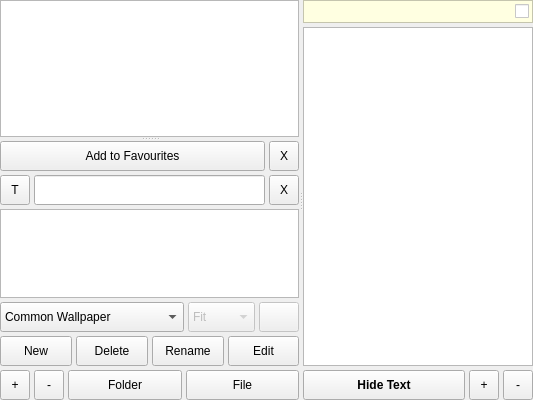
            <widget class="QSplitter" name="splitter2">
             <property name="orientation">
              <enum>Qt::Horizontal</enum>
             </property>
             <widget class="QSplitter" name="splitter1">
              <property name="orientation">
               <enum>Qt::Vertical</enum>
              </property>
              <property name="childrenCollapsible">
               <bool>false</bool>
              </property>
              <widget class="QListWidget" name="lwSongsFavourites">
               <property name="dragDropMode">
                <enum>QAbstractItemView::DragDrop</enum>
               </property>
               <property name="defaultDropAction">
                <enum>Qt::MoveAction</enum>
               </property>
               <property name="movement">
                <enum>QListView::Free</enum>
               </property>
               <property name="currentRow">
                <number>-1</number>
               </property>
              </widget>
              <widget class="QWidget" name="layoutWidget1">
               <layout class="QVBoxLayout" name="verticalLayout_2">
                <property name="spacing">
                 <number>4</number>
                </property>
                <item>
                 <widget class="QFrame" name="frameSongsFavourites">
                  <property name="minimumSize">
                   <size>
                    <width>0</width>
                    <height>30</height>
                   </size>
                  </property>
                  <property name="frameShape">
                   <enum>QFrame::NoFrame</enum>
                  </property>
                  <layout class="QHBoxLayout" name="horizontalLayout_6">
                   <property name="spacing">
                    <number>4</number>
                   </property>
                   <property name="leftMargin">
                    <number>0</number>
                   </property>
                   <property name="topMargin">
                    <number>0</number>
                   </property>
                   <property name="rightMargin">
                    <number>0</number>
                   </property>
                   <property name="bottomMargin">
                    <number>0</number>
                   </property>
                   <item>
                    <widget class="QPushButton" name="btnTabSongsAddToFavourites">
                     <property name="sizePolicy">
                      <sizepolicy hsizetype="Preferred" vsizetype="Preferred">
                       <horstretch>0</horstretch>
                       <verstretch>0</verstretch>
                      </sizepolicy>
                     </property>
                     <property name="toolTip">
                      <string>Add to Favourites (Key 'Ins' or drag and drop)</string>
                     </property>
                     <property name="text">
                      <string>Add to Favourites</string>
                     </property>
                     <property name="shortcut">
                      <string>Ins</string>
                     </property>
                    </widget>
                   </item>
                   <item>
                    <widget class="QToolButton" name="btnTabSongsDeleteFromFavourites">
                     <property name="sizePolicy">
                      <sizepolicy hsizetype="Fixed" vsizetype="Preferred">
                       <horstretch>0</horstretch>
                       <verstretch>0</verstretch>
                      </sizepolicy>
                     </property>
                     <property name="minimumSize">
                      <size>
                       <width>30</width>
                       <height>0</height>
                      </size>
                     </property>
                     <property name="toolTip">
                      <string>Delete from Favourites</string>
                     </property>
                     <property name="text">
                      <string notr="true">X</string>
                     </property>
                    </widget>
                   </item>
                  </layout>
                 </widget>
                </item>
                <item>
                 <widget class="QFrame" name="frameSongsFilter">
                  <property name="minimumSize">
                   <size>
                    <width>0</width>
                    <height>30</height>
                   </size>
                  </property>
                  <property name="frameShape">
                   <enum>QFrame::NoFrame</enum>
                  </property>
                  <layout class="QHBoxLayout" name="horizontalLayout_5">
                   <property name="spacing">
                    <number>4</number>
                   </property>
                   <property name="leftMargin">
                    <number>0</number>
                   </property>
                   <property name="topMargin">
                    <number>0</number>
                   </property>
                   <property name="rightMargin">
                    <number>0</number>
                   </property>
                   <property name="bottomMargin">
                    <number>0</number>
                   </property>
                   <item>
                    <widget class="QToolButton" name="btnTabSongsFilterSearchInText">
                     <property name="sizePolicy">
                      <sizepolicy hsizetype="Fixed" vsizetype="Preferred">
                       <horstretch>0</horstretch>
                       <verstretch>0</verstretch>
                      </sizepolicy>
                     </property>
                     <property name="minimumSize">
                      <size>
                       <width>30</width>
                       <height>0</height>
                      </size>
                     </property>
                     <property name="toolTip">
                      <string>Search in the text</string>
                     </property>
                     <property name="text">
                      <string>T</string>
                     </property>
                     <property name="checkable">
                      <bool>true</bool>
                     </property>
                    </widget>
                   </item>
                   <item>
                    <widget class="QLineEdit" name="leTabSongsFilter">
                     <property name="sizePolicy">
                      <sizepolicy hsizetype="Preferred" vsizetype="Preferred">
                       <horstretch>0</horstretch>
                       <verstretch>0</verstretch>
                      </sizepolicy>
                     </property>
                     <property name="font">
                      <font>
                       <pointsize>10</pointsize>
                      </font>
                     </property>
                     <property name="toolTip">
                      <string>Filter</string>
                     </property>
                     <property name="text">
                      <string/>
                     </property>
                    </widget>
                   </item>
                   <item>
                    <widget class="QToolButton" name="btnTabSongsClearFilter">
                     <property name="sizePolicy">
                      <sizepolicy hsizetype="Fixed" vsizetype="Preferred">
                       <horstretch>0</horstretch>
                       <verstretch>0</verstretch>
                      </sizepolicy>
                     </property>
                     <property name="minimumSize">
                      <size>
                       <width>30</width>
                       <height>0</height>
                      </size>
                     </property>
                     <property name="toolTip">
                      <string>Clear Filter</string>
                     </property>
                     <property name="text">
                      <string notr="true">X</string>
                     </property>
                    </widget>
                   </item>
                  </layout>
                 </widget>
                </item>
                <item>
                 <widget class="QListWidget" name="lwSongs">
                  <property name="contextMenuPolicy">
                   <enum>Qt::CustomContextMenu</enum>
                  </property>
                  <property name="dragDropMode">
                   <enum>QAbstractItemView::DragOnly</enum>
                  </property>
                  <property name="currentRow">
                   <number>-1</number>
                  </property>
                 </widget>
                </item>
                <item>
                 <widget class="QFrame" name="frameCustomWallpaper">
                  <property name="minimumSize">
                   <size>
                    <width>100</width>
                    <height>30</height>
                   </size>
                  </property>
                  <property name="maximumSize">
                   <size>
                    <width>16777215</width>
                    <height>30</height>
                   </size>
                  </property>
                  <property name="frameShape">
                   <enum>QFrame::NoFrame</enum>
                  </property>
                  <layout class="QHBoxLayout" name="horizontalLayout_11">
                   <property name="spacing">
                    <number>4</number>
                   </property>
                   <property name="leftMargin">
                    <number>0</number>
                   </property>
                   <property name="topMargin">
                    <number>0</number>
                   </property>
                   <property name="rightMargin">
                    <number>0</number>
                   </property>
                   <property name="bottomMargin">
                    <number>0</number>
                   </property>
                   <item>
                    <widget class="QComboBox" name="cbTabSongsWallpaper">
                     <property name="sizePolicy">
                      <sizepolicy hsizetype="Expanding" vsizetype="Preferred">
                       <horstretch>0</horstretch>
                       <verstretch>0</verstretch>
                      </sizepolicy>
                     </property>
                     <item>
                      <property name="text">
                       <string>Common Wallpaper</string>
                      </property>
                     </item>
                     <item>
                      <property name="text">
                       <string>Personal Wallpaper</string>
                      </property>
                     </item>
                    </widget>
                   </item>
                   <item>
                    <widget class="QComboBox" name="cbTabSongsWallpaperPosition">
                     <property name="enabled">
                      <bool>false</bool>
                     </property>
                     <property name="sizePolicy">
                      <sizepolicy hsizetype="Preferred" vsizetype="Preferred">
                       <horstretch>0</horstretch>
                       <verstretch>0</verstretch>
                      </sizepolicy>
                     </property>
                     <item>
                      <property name="text">
                       <string>Fit</string>
                      </property>
                     </item>
                     <item>
                      <property name="text">
                       <string>Fit Ex</string>
                      </property>
                     </item>
                     <item>
                      <property name="text">
                       <string>Stretch</string>
                      </property>
                     </item>
                     <item>
                      <property name="text">
                       <string>1:1</string>
                      </property>
                     </item>
                    </widget>
                   </item>
                   <item>
                    <widget class="QPushButton" name="btnTabSongsWallpaper">
                     <property name="enabled">
                      <bool>false</bool>
                     </property>
                     <property name="sizePolicy">
                      <sizepolicy hsizetype="Fixed" vsizetype="Preferred">
                       <horstretch>0</horstretch>
                       <verstretch>0</verstretch>
                      </sizepolicy>
                     </property>
                     <property name="minimumSize">
                      <size>
                       <width>30</width>
                       <height>0</height>
                      </size>
                     </property>
                     <property name="text">
                      <string/>
                     </property>
                    </widget>
                   </item>
                  </layout>
                 </widget>
                </item>
                <item>
                 <widget class="QFrame" name="frameSongsFile">
                  <property name="minimumSize">
                   <size>
                    <width>100</width>
                    <height>30</height>
                   </size>
                  </property>
                  <property name="maximumSize">
                   <size>
                    <width>16777215</width>
                    <height>30</height>
                   </size>
                  </property>
                  <property name="frameShape">
                   <enum>QFrame::NoFrame</enum>
                  </property>
                  <layout class="QHBoxLayout" name="horizontalLayout_8">
                   <property name="spacing">
                    <number>4</number>
                   </property>
                   <property name="leftMargin">
                    <number>0</number>
                   </property>
                   <property name="topMargin">
                    <number>0</number>
                   </property>
                   <property name="rightMargin">
                    <number>0</number>
                   </property>
                   <property name="bottomMargin">
                    <number>0</number>
                   </property>
                   <item>
                    <widget class="QPushButton" name="btnTabSongsNew">
                     <property name="sizePolicy">
                      <sizepolicy hsizetype="Preferred" vsizetype="Preferred">
                       <horstretch>0</horstretch>
                       <verstretch>0</verstretch>
                      </sizepolicy>
                     </property>
                     <property name="toolTip">
                      <string>Create New Text File</string>
                     </property>
                     <property name="text">
                      <string>New</string>
                     </property>
                    </widget>
                   </item>
                   <item>
                    <widget class="QPushButton" name="btnTabSongsDelete">
                     <property name="sizePolicy">
                      <sizepolicy hsizetype="Preferred" vsizetype="Preferred">
                       <horstretch>0</horstretch>
                       <verstretch>0</verstretch>
                      </sizepolicy>
                     </property>
                     <property name="toolTip">
                      <string>Delete Current File</string>
                     </property>
                     <property name="text">
                      <string>Delete</string>
                     </property>
                    </widget>
                   </item>
                   <item>
                    <widget class="QPushButton" name="btnTabSongsRename">
                     <property name="sizePolicy">
                      <sizepolicy hsizetype="Preferred" vsizetype="Preferred">
                       <horstretch>0</horstretch>
                       <verstretch>0</verstretch>
                      </sizepolicy>
                     </property>
                     <property name="toolTip">
                      <string>Rename Current File</string>
                     </property>
                     <property name="text">
                      <string>Rename</string>
                     </property>
                    </widget>
                   </item>
                   <item>
                    <widget class="QPushButton" name="btnTabSongsEdit">
                     <property name="sizePolicy">
                      <sizepolicy hsizetype="Preferred" vsizetype="Preferred">
                       <horstretch>0</horstretch>
                       <verstretch>0</verstretch>
                      </sizepolicy>
                     </property>
                     <property name="toolTip">
                      <string>Edit Current File</string>
                     </property>
                     <property name="text">
                      <string>Edit</string>
                     </property>
                    </widget>
                   </item>
                  </layout>
                 </widget>
                </item>
                <item>
                 <widget class="QFrame" name="frameSongs">
                  <property name="minimumSize">
                   <size>
                    <width>100</width>
                    <height>30</height>
                   </size>
                  </property>
                  <property name="maximumSize">
                   <size>
                    <width>16777215</width>
                    <height>30</height>
                   </size>
                  </property>
                  <property name="frameShape">
                   <enum>QFrame::NoFrame</enum>
                  </property>
                  <layout class="QHBoxLayout" name="horizontalLayout">
                   <property name="spacing">
                    <number>4</number>
                   </property>
                   <property name="leftMargin">
                    <number>0</number>
                   </property>
                   <property name="topMargin">
                    <number>0</number>
                   </property>
                   <property name="rightMargin">
                    <number>0</number>
                   </property>
                   <property name="bottomMargin">
                    <number>0</number>
                   </property>
                   <item>
                    <widget class="QToolButton" name="btnTabSongsSizeInS">
                     <property name="sizePolicy">
                      <sizepolicy hsizetype="Fixed" vsizetype="Preferred">
                       <horstretch>0</horstretch>
                       <verstretch>0</verstretch>
                      </sizepolicy>
                     </property>
                     <property name="minimumSize">
                      <size>
                       <width>30</width>
                       <height>0</height>
                      </size>
                     </property>
                     <property name="text">
                      <string notr="true">+</string>
                     </property>
                    </widget>
                   </item>
                   <item>
                    <widget class="QToolButton" name="btnTabSongsSizeOutS">
                     <property name="sizePolicy">
                      <sizepolicy hsizetype="Fixed" vsizetype="Preferred">
                       <horstretch>0</horstretch>
                       <verstretch>0</verstretch>
                      </sizepolicy>
                     </property>
                     <property name="minimumSize">
                      <size>
                       <width>30</width>
                       <height>0</height>
                      </size>
                     </property>
                     <property name="text">
                      <string notr="true">-</string>
                     </property>
                    </widget>
                   </item>
                   <item>
                    <widget class="QPushButton" name="btnTabSongsFolder">
                     <property name="sizePolicy">
                      <sizepolicy hsizetype="Preferred" vsizetype="Preferred">
                       <horstretch>0</horstretch>
                       <verstretch>0</verstretch>
                      </sizepolicy>
                     </property>
                     <property name="text">
                      <string>Folder</string>
                     </property>
                    </widget>
                   </item>
                   <item>
                    <widget class="QPushButton" name="btnTabSongsFile">
                     <property name="sizePolicy">
                      <sizepolicy hsizetype="Preferred" vsizetype="Preferred">
                       <horstretch>0</horstretch>
                       <verstretch>0</verstretch>
                      </sizepolicy>
                     </property>
                     <property name="text">
                      <string>File</string>
                     </property>
                     <property name="checkable">
                      <bool>true</bool>
                     </property>
                    </widget>
                   </item>
                  </layout>
                 </widget>
                </item>
               </layout>
              </widget>
             </widget>
             <widget class="QWidget" name="layoutWidget">
              <layout class="QVBoxLayout" name="verticalLayout_3">
               <property name="spacing">
                <number>4</number>
               </property>
               <item>
                <layout class="QHBoxLayout" name="horizontalLayout_9">
                 <property name="spacing">
                  <number>2</number>
                 </property>
                 <item>
                  <widget class="QFrame" name="frameShowTitle">
                   <property name="minimumSize">
                    <size>
                     <width>21</width>
                     <height>0</height>
                    </size>
                   </property>
                   <property name="palette">
                    <palette>
                     <active>
                      <colorrole role="Button">
                       <brush brushstyle="SolidPattern">
                        <color alpha="255">
                         <red>255</red>
                         <green>255</green>
                         <blue>255</blue>
                        </color>
                       </brush>
                      </colorrole>
                      <colorrole role="Base">
                       <brush brushstyle="SolidPattern">
                        <color alpha="255">
                         <red>255</red>
                         <green>255</green>
                         <blue>225</blue>
                        </color>
                       </brush>
                      </colorrole>
                      <colorrole role="Window">
                       <brush brushstyle="SolidPattern">
                        <color alpha="255">
                         <red>255</red>
                         <green>255</green>
                         <blue>225</blue>
                        </color>
                       </brush>
                      </colorrole>
                     </active>
                     <inactive>
                      <colorrole role="Button">
                       <brush brushstyle="SolidPattern">
                        <color alpha="255">
                         <red>255</red>
                         <green>255</green>
                         <blue>255</blue>
                        </color>
                       </brush>
                      </colorrole>
                      <colorrole role="Base">
                       <brush brushstyle="SolidPattern">
                        <color alpha="255">
                         <red>255</red>
                         <green>255</green>
                         <blue>225</blue>
                        </color>
                       </brush>
                      </colorrole>
                      <colorrole role="Window">
                       <brush brushstyle="SolidPattern">
                        <color alpha="255">
                         <red>255</red>
                         <green>255</green>
                         <blue>225</blue>
                        </color>
                       </brush>
                      </colorrole>
                     </inactive>
                     <disabled>
                      <colorrole role="Button">
                       <brush brushstyle="SolidPattern">
                        <color alpha="255">
                         <red>255</red>
                         <green>255</green>
                         <blue>255</blue>
                        </color>
                       </brush>
                      </colorrole>
                      <colorrole role="Base">
                       <brush brushstyle="SolidPattern">
                        <color alpha="255">
                         <red>255</red>
                         <green>255</green>
                         <blue>225</blue>
                        </color>
                       </brush>
                      </colorrole>
                      <colorrole role="Window">
                       <brush brushstyle="SolidPattern">
                        <color alpha="255">
                         <red>255</red>
                         <green>255</green>
                         <blue>225</blue>
                        </color>
                       </brush>
                      </colorrole>
                     </disabled>
                    </palette>
                   </property>
                   <property name="autoFillBackground">
                    <bool>true</bool>
                   </property>
                   <property name="frameShape">
                    <enum>QFrame::StyledPanel</enum>
                   </property>
                   <property name="frameShadow">
                    <enum>QFrame::Plain</enum>
                   </property>
                   <layout class="QGridLayout" name="gridLayout_6">
                    <property name="leftMargin">
                     <number>3</number>
                    </property>
                    <property name="topMargin">
                     <number>3</number>
                    </property>
                    <property name="rightMargin">
                     <number>3</number>
                    </property>
                    <property name="bottomMargin">
                     <number>3</number>
                    </property>
                    <property name="spacing">
                     <number>0</number>
                    </property>
                    <item row="0" column="1">
                     <widget class="QCheckBox" name="chbTabSongsShowTitle">
                      <property name="sizePolicy">
                       <sizepolicy hsizetype="Fixed" vsizetype="Fixed">
                        <horstretch>0</horstretch>
                        <verstretch>0</verstretch>
                       </sizepolicy>
                      </property>
                      <property name="palette">
                       <palette>
                        <active>
                         <colorrole role="Base">
                          <brush brushstyle="SolidPattern">
                           <color alpha="255">
                            <red>255</red>
                            <green>255</green>
                            <blue>255</blue>
                           </color>
                          </brush>
                         </colorrole>
                         <colorrole role="Window">
                          <brush brushstyle="SolidPattern">
                           <color alpha="255">
                            <red>255</red>
                            <green>255</green>
                            <blue>255</blue>
                           </color>
                          </brush>
                         </colorrole>
                        </active>
                        <inactive>
                         <colorrole role="Base">
                          <brush brushstyle="SolidPattern">
                           <color alpha="255">
                            <red>255</red>
                            <green>255</green>
                            <blue>255</blue>
                           </color>
                          </brush>
                         </colorrole>
                         <colorrole role="Window">
                          <brush brushstyle="SolidPattern">
                           <color alpha="255">
                            <red>255</red>
                            <green>255</green>
                            <blue>255</blue>
                           </color>
                          </brush>
                         </colorrole>
                        </inactive>
                        <disabled>
                         <colorrole role="Base">
                          <brush brushstyle="SolidPattern">
                           <color alpha="255">
                            <red>255</red>
                            <green>255</green>
                            <blue>255</blue>
                           </color>
                          </brush>
                         </colorrole>
                         <colorrole role="Window">
                          <brush brushstyle="SolidPattern">
                           <color alpha="255">
                            <red>255</red>
                            <green>255</green>
                            <blue>255</blue>
                           </color>
                          </brush>
                         </colorrole>
                        </disabled>
                       </palette>
                      </property>
                      <property name="toolTip">
                       <string>Show Title</string>
                      </property>
                      <property name="text">
                       <string/>
                      </property>
                     </widget>
                    </item>
                    <item row="0" column="0">
                     <widget class="QLabel" name="lblTitle"/>
                    </item>
                   </layout>
                  </widget>
                 </item>
                </layout>
               </item>
               <item>
                <widget class="QListWidget" name="lwText">
                 <property name="verticalScrollMode">
                  <enum>QAbstractItemView::ScrollPerPixel</enum>
                 </property>
                 <property name="horizontalScrollMode">
                  <enum>QAbstractItemView::ScrollPerPixel</enum>
                 </property>
                 <property name="spacing">
                  <number>1</number>
                 </property>
                </widget>
               </item>
               <item>
                <widget class="QFrame" name="frameSongs_2">
                 <property name="minimumSize">
                  <size>
                   <width>100</width>
                   <height>30</height>
                  </size>
                 </property>
                 <property name="maximumSize">
                  <size>
                   <width>16777215</width>
                   <height>30</height>
                  </size>
                 </property>
                 <property name="frameShape">
                  <enum>QFrame::NoFrame</enum>
                 </property>
                 <layout class="QHBoxLayout" name="horizontalLayout_7">
                  <property name="spacing">
                   <number>4</number>
                  </property>
                  <property name="leftMargin">
                   <number>0</number>
                  </property>
                  <property name="topMargin">
                   <number>0</number>
                  </property>
                  <property name="rightMargin">
                   <number>0</number>
                  </property>
                  <property name="bottomMargin">
                   <number>0</number>
                  </property>
                  <item>
                   <widget class="QPushButton" name="btnTabSongsHideText">
                    <property name="sizePolicy">
                     <sizepolicy hsizetype="Preferred" vsizetype="Preferred">
                      <horstretch>0</horstretch>
                      <verstretch>0</verstretch>
                     </sizepolicy>
                    </property>
                    <property name="font">
                     <font>
                      <weight>75</weight>
                      <bold>true</bold>
                     </font>
                    </property>
                    <property name="text">
                     <string>Hide Text</string>
                    </property>
                    <property name="shortcut">
                     <string>Esc</string>
                    </property>
                    <property name="checkable">
                     <bool>false</bool>
                    </property>
                   </widget>
                  </item>
                  <item>
                   <widget class="QToolButton" name="btnTabSongsSizeInT">
                    <property name="sizePolicy">
                     <sizepolicy hsizetype="Fixed" vsizetype="Preferred">
                      <horstretch>0</horstretch>
                      <verstretch>0</verstretch>
                     </sizepolicy>
                    </property>
                    <property name="minimumSize">
                     <size>
                      <width>30</width>
                      <height>0</height>
                     </size>
                    </property>
                    <property name="text">
                     <string notr="true">+</string>
                    </property>
                   </widget>
                  </item>
                  <item>
                   <widget class="QToolButton" name="btnTabSongsSizeOutT">
                    <property name="sizePolicy">
                     <sizepolicy hsizetype="Fixed" vsizetype="Preferred">
                      <horstretch>0</horstretch>
                      <verstretch>0</verstretch>
                     </sizepolicy>
                    </property>
                    <property name="minimumSize">
                     <size>
                      <width>30</width>
                      <height>0</height>
                     </size>
                    </property>
                    <property name="text">
                     <string notr="true">-</string>
                    </property>
                   </widget>
                  </item>
                 </layout>
                </widget>
               </item>
              </layout>
             </widget>
            </widget>
